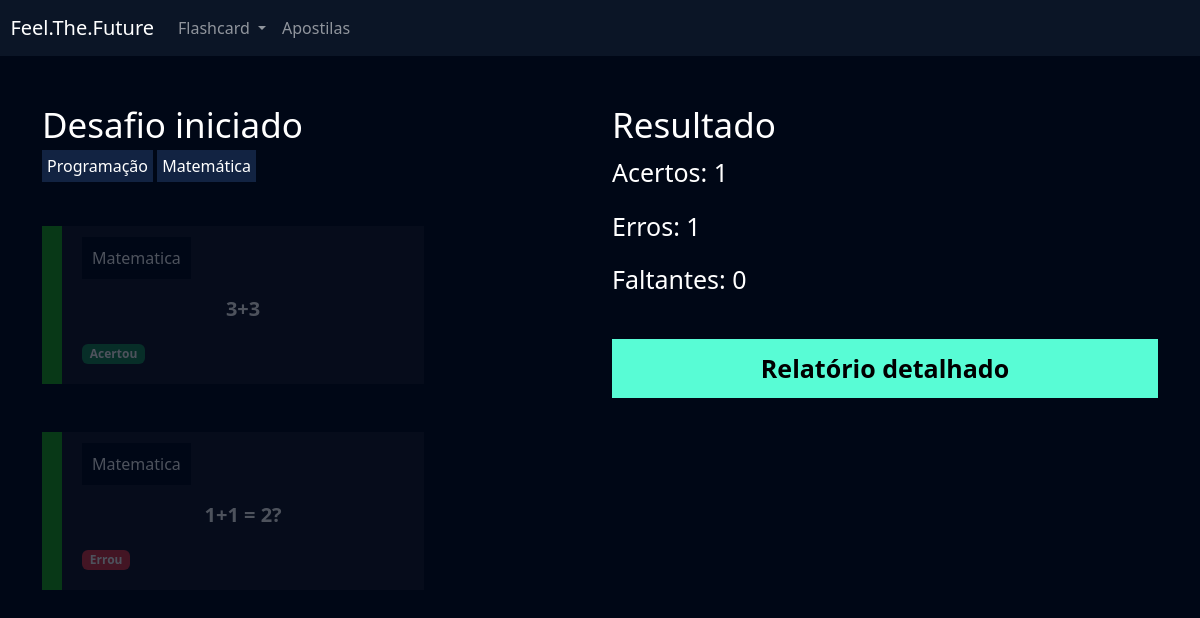
The app's page /flashcard/desafio/74/ (signed in) with its own data.
### flashcard/models.py (models this page shows, shortened)
class FlashcardChallenge(models.Model):
    flashcard = models.ForeignKey(Flashcard, on_delete=models.DO_NOTHING)
    answered = models.BooleanField(default=False)
    nailed_it = models.BooleanField(default=False)

class Flashcard(models.Model):
    DIFICULDADE_CHOICES = (('D', 'Difícil'), ('M', 'Médio'), ('F', 'Fácil'))
    user = models.ForeignKey(User, on_delete=models.DO_NOTHING)
    question = models.CharField(max_length=100)
    resp = models.TextField()
    category = models.ForeignKey(Categoria, on_delete=models.DO_NOTHING)
    difficulty = models.CharField(max_length=1, choices=DIFICULDADE_CHOICES)
    @property
    def css_difficulty(self):
        if (self.difficulty == "F"):
            return "flashcard-facil"
        elif (self.difficulty == "M"):
            return "flashcard-medio"
        elif (self.difficulty == "D"):
            return "flashcard-dificil"

class Categoria(models.Model):
    nome = models.CharField(max_length=20)
    def __str__(self):
        return self.nome

### flashcard/views.py (the view)
# urls.py: path('desafio/<int:id>/', views.desafio, name="desafio"),
def desafio(request, id):
    desafio = Challenge.objects.get(id=id)
    if (not desafio.user == request.user):
        raise Http404
    if(request.method == "GET"):
        nailed_it = desafio.flashcards.filter(answered=True).filter(nailed_it=True).count()
        not_nailed_it = desafio.flashcards.filter(answered=True).filter(nailed_it=False).count()
        missing = desafio.flashcards.filter(answered=False).count()
        return render(request, 'desafio.html', {'desafio': desafio,
                                                'nailed_it': nailed_it,
                                                'not_nailed_it': not_nailed_it,
                                                'missing': missing})

### flashcard/templates/desafio.html (shortened to what this page needs)
{% extends "base.html" %}
{% load static %}
{% block 'cabecalho' %}
    <link href="{% static 'usuarios/css/cadastro.css' %}" rel="stylesheet">
    <link href="{% static 'flashcard/css/novo_flashcard.css' %}" rel="stylesheet">
    <link href="{% static 'flashcard/css/iniciar_desafio.css' %}" rel="stylesheet">
    <link href="{% static 'flashcard/css/desafio.css' %}" rel="stylesheet">
    <link href='https://unpkg.com/boxicons@2.1.4/css/boxicons.min.css' rel='stylesheet'>
{% endblock 'cabecalho' %}
{% block 'conteudo' %}
    {% include "partials/header.html" %}
    <div class="container">
        <br>
        <br>
        <div class="row">
            <div class="col-md">
                <h3 class="fonte-secundaria" >Desafio iniciado</h3>
                <span class="badge-categoria">Programação</span>
                <span class="badge-categoria" >Matemática</span>
                <br>
                <br>
                <br>
                {% for flash in desafio.flashcards.all %}
                    <div class="box-new-flashcard {% if flash.answered%} op2  {% endif %}">
                        <div class="flashcard {{ flash.flashcard.css_difficulty }}">
                            <div class="flashcard-categoria">
                                {{flash.flashcard.category}}
                            </div>
                            <br>
                            <br>
                            <div class="flashcard-box-item" onclick="flip_card({{flash.id}})">
                                <p class="flashcard-item">{{flash.flashcard.question}}</p>
                            </div>
                            {% if not flash.answered %}
                            <div class="responder">
                                <a href="{% url 'responder_flashcard' flash.id %}?nailed_it=0&challenge_id={{desafio.id}}"><i class='bx bxs-x-square icone-vermelho'></i></a>
                                <a href="{% url 'responder_flashcard' flash.id %}?nailed_it=1&challenge_id={{desafio.id}}"><i class='bx bxs-check-square icone-verde' ></i></a>
                            </div>
                            {% else %}
                                {% if flash.nailed_it %}
                                    <span class="badge bg-success">Acertou</span>
                                    {% else %}
                                    <span class="badge bg-danger">Errou</span>
                                {% endif %}
                            {% endif %}
                        </div>
                    </div>
                    <br>
                    <br>
                {% endfor %}
            </div>
            <div class="col-md">
                <h3 class="fonte-secundaria">Resultado</h3>
                <p class="fonte-p">Acertos: {{nailed_it}}</p>
                <p class="fonte-p">Erros: {{not_nailed_it}}</p>
                <p class="fonte-p">Faltantes: {{missing}}</p>
                <br>
                <a class="btn-cadastro btn-desafio" href="{% url 'relatorio' desafio.id%}">Relatório detalhado</a>
            </div>
        </div>
    </div>
{% endblock 'conteudo' %}

### templates/static/geral/css/base.css (style rules this page uses)
:root { --main-color: #0b1526; --dark-color: #000716; --secondary-dark-color: rgb(15, 2, 26); --light-color: #00c1f3; --contrast-color: #f4c96b; --differential-color: #58fcd5; }
body { background-color: var(--dark-color) !important; color: white !important; }

### templates/static/usuarios/css/cadastro.css (style rules this page uses)
* { margin: 0; padding: 0; }
.btn-cadastro { padding: 10px; background-color: #58fcd5; border: none; border: 1px solid #58fcd5; font-size: 18px; font-weight: bold; padding-left: 25px; padding-right: 25px; }

### templates/static/flashcard/css/novo_flashcard.css (style rules this page uses)
.box-new-flashcard { width: 70%; margin: auto; }
.flashcard { background-color: rgba(255, 255, 255, .08); padding: 20px; }
.flashcard-box-item { text-align: center; }
.flashcard p { font-size: 20px; font-weight: bold; cursor: pointer; }
.flashcard-facil { border-left: 20px solid #1DAB1A; }
.flashcard-categoria { background-color: var(--dark-color); display: inline; padding: 10px; }

### templates/static/flashcard/css/iniciar_desafio.css (style rules this page uses)
.fonte-secundaria { font-size: 35px; }

### templates/static/flashcard/css/desafio.css (style rules this page uses)
.badge-categoria { padding: 5px; background-color: #122342; }
.box-new-flashcard { margin: 0; }
.op2 { opacity: .3; }
.fonte-p { font-size: 25px; }
.btn-desafio { width: 100% !important; color: black; text-decoration: none; display: block; text-align: center; font-size: 25px; }

### records on screen
FlashcardChallenge: flashcard.category "Matematica", flashcard.question "3+3", answered "Acertou"
FlashcardChallenge: flashcard.category "Matematica", flashcard.question "1+1 = 2?", answered "Errou"

### other values on screen
{{ nailed_it }} "1"
{{ not_nailed_it }} "1"
{{ missing }} "0"
